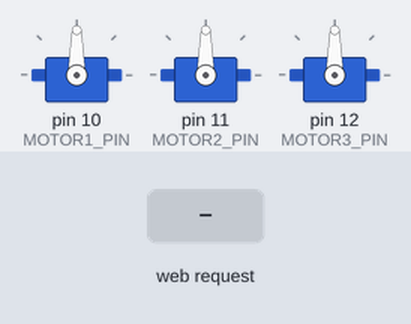
A sketch run on a simulated Arduino Uno, built with avr-gcc and run on an emulated ATmega328P. Parts: 3 × servo. The inputs (shaded band) are chosen by the test bench. What the sketch prints to the serial monitor is not drawn.

Above: at 1.3 s.
1.4 s: HTTP request GET /reverse received
At 4.2 s:
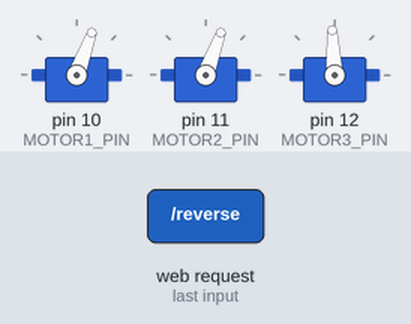
4.4 s: HTTP request GET /hstop received
At 5.65 s:
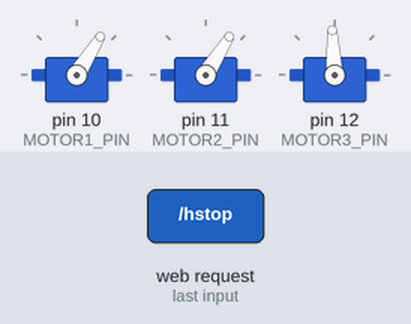
10.4 s: HTTP request GET /up received
At 12.4 s:
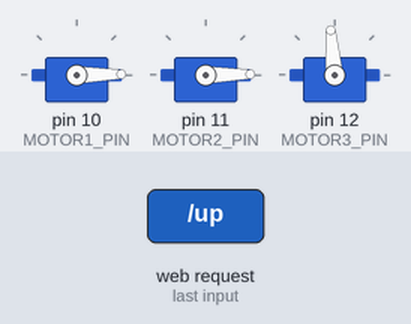
13.4 s: HTTP request GET /forward received
At 14.3 s:
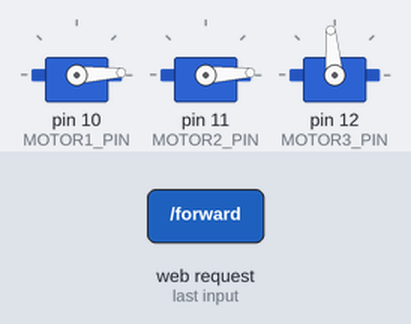
Timing chart, 0 to 15.9 s (numbered marks = the images above; inputs shaded):
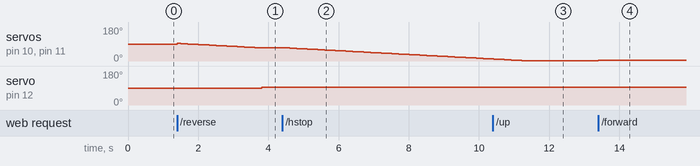

Measured:
- after the input at 1.4 s, servo on pin 10 (MOTOR1_PIN), servo on pin 11 (MOTOR2_PIN): 90° → 93° at once, → 92° 0.10 s later, → 91° 0.10 s later, → 90° 0.10 s later, … (24 changes in this stretch); servo on pin 12 (MOTOR3_PIN): 90° → 93° after 2.4 s
- after the input at 4.4 s, servo on pin 10 (MOTOR1_PIN), servo on pin 11 (MOTOR2_PIN): moves from 70° to 11° over 5.8 s, starting after 0.11 s
- after the input at 10.4 s, servo on pin 12 (MOTOR3_PIN): 93° → 95° after 1.0 s
- after the input at 13.4 s, servo on pin 10 (MOTOR1_PIN), servo on pin 11 (MOTOR2_PIN): 1° → 3° at once

The sketch:

Sub_control.ino
```cpp
#include <Servo.h>
#include <SPI.h>
#include <Ethernet.h>
//Pins for each motor
# define MOTOR1_PIN 10 //left motor
# define MOTOR2_PIN 11 // right motor
# define MOTOR3_PIN 12 // bottom

// create servo object to control a servo
Servo motor1;
Servo motor2;
Servo motor3;
int vval = 93;    // vertical variable to read values from analog pin
int hval = 93;    // horizontal variable to read the value from the analog pin
int speed = 1;
String readString;  // string that will be parsed from client
//setup ethernet connection
byte mac[] = { 0xDE, 0xAD, 0xBE, 0xEF, 0xFE, 0xED }; //physical mac address
byte ip[] = { 192, 168, 1, 3 }; // ip in lan
byte gateway[] = { 10, 0, 0, 1 }; // internet access via router
byte subnet[] = { 255, 255, 255, 0 }; //subnet mask
EthernetServer server(80); //server port

//////////////////////

void setup(){
  //start Ethernet
Ethernet.begin(mac, ip, gateway, gateway, subnet);
server.begin(); // start webserver
Serial.begin(9600);
motor1.attach(MOTOR1_PIN); //attaches left motor to pin 10
motor2.attach(MOTOR2_PIN); //attaches right motor to pin 11
motor3.attach(MOTOR3_PIN);  //attaches bottom motor to pin 12


  Serial.println("Submarine Online"); // so I can keep track of what is loaded
  Serial.println("Power Up check:");
  Serial.println("Left Motor Pin: ");
  Serial.print(MOTOR1_PIN);
  Serial.println("Right Motor Pin: ");
  Serial.print(MOTOR2_PIN);
  Serial.println("Bottom Motor Pin: ");
  Serial.print(MOTOR3_PIN);
  Serial.println("Host IP: ");
  int i;
  for (i = 0; i < 3; i = i + 1) {
  Serial.println(ip[i]);
  }
  Serial.println("Host Subnet: ");
  i=0;
  for (i = 0; i < 3; i = i + 1) {
  Serial.println(subnet[i]);
  }
  Serial.println("Host Gateway: ");
  i=0;
  for (i = 0; i < 3; i = i + 1) {
  Serial.println(gateway[i]);
  }
  Serial.println("All checks completed, read to go maggot?");
}

void loop(){
  // Create a client connection
  EthernetClient client = server.available();
  if (client) {
    while (client.connected()) {
      if (client.available()) {
        char c = client.read();
        //read char by char HTTP request
        if (readString.length() < 100) {
          //store characters to string
          readString += c;
          //Serial.print(c);
        }
        //if HTTP request has ended
        if (c == '\n') {

         ///////////////
          Serial.println(readString); //print to serial monitor for debuging

          client.println("HTTP/1.1 200 OK"); //send new page
          client.println("Content-Type: text/html");
          client.println();

          client.println("<HTML>");
          client.println("<HEAD>");
          client.println("<TITLE>Arduino GET test page</TITLE>");
          client.println("</HEAD>");
          client.println("<BODY>");

          client.println("<H1>Zoomkat's simple Arduino button</H1>");

          client.println("<a href=\"/?on\">ON</a>");
          client.println("<a href=\"/?off\">OFF</a>");

          client.println("</BODY>");
          client.println("</HTML>");

          delay(1);
          //stopping client
          client.stop();

          ///////////////////// control arduino pin
          if(readString.indexOf("up") >0)//moves submarine up
          {
             vval += 1 + speed;
             Serial.print("Increased Vertical Speed To: ");
             Serial.println(vval);

          }
          if(readString.indexOf("down") >0)//moves submarine down
          {
             vval -= 1 + speed;
             Serial.print("Decreased Vertical Speed To: ");
             Serial.println(vval);

          }
          if(readString.indexOf("forward") >0)//moves submarine forward
          {
             hval += 1 + speed;
             Serial.print("Increased Speed To: ");
             Serial.println(hval);

          }
          if(readString.indexOf("back") >0)//moves submarine backwards
          {
             hval -= 1 + speed;
             Serial.print("Decreased Speed To: ");
             Serial.println(hval);
          }
          if(readString.indexOf("reverse") >0)//moves submarine reverse
          {
             Serial.print("Going in Reverse");
             for (int pos=hval; pos>=70; pos-=1)
              { motor1.write(pos);
                motor2.write(pos);
                Serial.print(pos);
                delay(100);
                hval=pos;
               }
               Serial.println("");
          }
          if(readString.indexOf("hstop") >0)//stops horizontal motors slowly
          {
             Serial.println("Slowly Stopping Horizontal Motors");
             if (hval>=93 ) {
             for (int pos=hval; pos>=93; pos-=1)
              { motor1.write(pos);
                motor2.write(pos);
                delay(100);
                Serial.print(pos);
                hval=pos;
              }
              } else {
              for (int pos=hval; pos>=1; pos-=1)
              { motor1.write(pos);
                motor2.write(pos);
                delay(100);
                Serial.print(pos);
                hval=pos;
              }
             }
          Serial.println("");
          }
          if(readString.indexOf("vstop") >0)//stops vertical motor slowly
          {
             Serial.println("Slowly Stopping Vertical Motor");
             if (vval>=93 ) {
             for (int pos=vval; pos>=93; pos-=1)
              { motor1.write(pos);
                motor2.write(pos);
                delay(100);
                Serial.print(pos);
                vval=pos;
              }
              } else {
              for (int pos=vval; pos>=1; pos-=1)
              { motor1.write(pos);
                motor2.write(pos);
                delay(100);
                Serial.print(pos);
                vval=pos;
              }
             }
          Serial.println("");
          }
          if(readString.indexOf("halt") >0)//halts abruptly the submarine in place
          {
          Serial.println("Halting motors");
          hval = 0 ;
          }
          if(readString.indexOf("speed0") >0)//sets motor speed to 0
          {
          speed = 0;
          Serial.print("Speed set to: ");
          Serial.print(speed);
          }
          if(readString.indexOf("speed1") >0)//sets motor speed to 10
          {
          speed = 19;
          Serial.print("Speed set to: ");
          Serial.print(speed);
          }
          if(readString.indexOf("speed2") >0)//sets motor speed to 20
          {
          speed = 20;
          Serial.print("Speed set to: ");
          Serial.print(speed);
          }
          if(readString.indexOf("speed3") >0)//sets motor speed to 30
          {
          speed = 30;
          Serial.print("Speed set to: ");
          Serial.print(speed);
          }
          if(readString.indexOf("speed4") >0)//sets motor speed to 40
          {
          speed = 40;
          Serial.print("Speed set to: ");
          Serial.print(speed);
          }
          if(readString.indexOf("speed5") >0)//sets motor speed to 50
          {
          speed = 50;
          Serial.print("Speed set to: ");
          Serial.print(speed);
          }


          motor1.write(hval);
          motor2.write(hval);
          motor3.write(vval);
          //clearing string for next read
          readString="";

        }
      }
    }
  }
}
```
